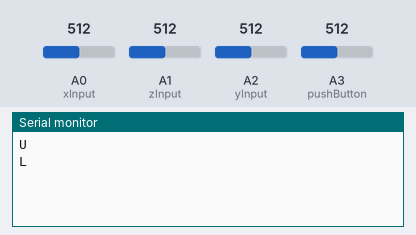
Bench run of a sketch on a simulated Arduino Uno, built with avr-gcc and run on an emulated ATmega328P. On the bench: the last lines printed to the serial monitor. Inputs (shaded band) come from the test bench; at power-on: A1 (zInput) = 512, A0 (xInput) = 512, A2 (yInput) = 512, A3 (pushButton) = 512.

Above: at 1.2 s.
1.3 s: A1 (zInput) set to 306
At 1.3 s:
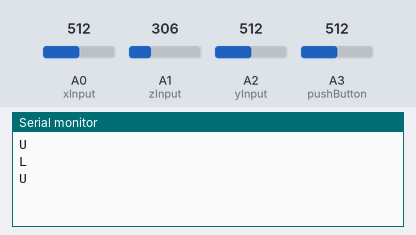
5.0 s: A0 (xInput) set to 255
At 6.6 s:
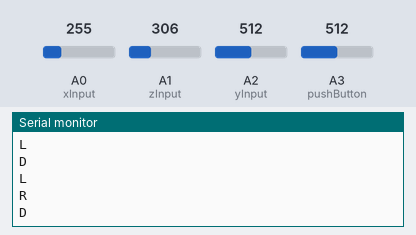

Measured:
- after the input at 5.0 s, the serial monitor: prints a new line after 0.75 s (image 2)

The sketch:

accelerometer_v2.ino
```cpp
// INSTRUCTIONS: This sketch connects the serial monitor to the python
// script. Upload this sketch on to the arduino first then run the python
// script. Always close serial monitor/plotter before running python script
// as both cannot be run simultaneously.

// INPUT VARIABLE DECLARATION: Use values from
// accelerometer_initial_calibration.ino sketch and replace these values.
int xRawMin = 399;
int xRawMax = 265;
int yRawMin = 276;
int yRawMax = 407;
int zRawMin = 262;
int zRawMax = 396;

// VARIABLE DECLARATION
const int pushButton = A3; // Button is connected to analog pin #A5
const int xInput = A0; // X-Axis Analog Pin Input (A0)
const int yInput = A2; // Y-Axis Analog Pin Input (A1)
const int zInput = A1; // Z-Axis Analog Pin Input (A2)
const int sampleSize = 20;
int xRaw, yRaw, zRaw, xScaled, yScaled, zScaled, button;
int count = 0;

void setup() {
  Serial.begin(9600);
}

void loop() {
  // Read raw values.
  xRaw = analogRead(xInput);
  yRaw = analogRead(yInput);
  zRaw = analogRead(zInput);

  // BUTTON
  button = analogRead(pushButton);
  if (button == 0) {
    while (button == 0) {
      button = analogRead(pushButton);
    }
    if (button > 0) {
      button = analogRead(pushButton);
      Serial.println('H');
    }
    button = analogRead(pushButton);
  }

  // Convert raw values to scaled values.
  xScaled = map(xRaw, xRawMax, xRawMin, -3000, 3000);
  yScaled = map(yRaw, yRawMax, yRawMin, -3000, 3000);
  zScaled = map(zRaw, zRawMax, zRawMin, -3000, 3000);

  // PYTHON CONNECTION: Prints a letter to serial monitor to press down
  // appropriate key.
  if (zScaled < -7000) {     // Jump
    Serial.println('U');
    while (zScaled < -7000 && count < 12) {
      count ++;
      zRaw = analogRead(zInput);
      zScaled = map(zRaw, zRawMax, zRawMin, -3000, 3000);
    }
    count = 0;
    while (zScaled >= -7000 && count < 40) {
      count ++;
      zRaw = analogRead(zInput);
      zScaled = map(zRaw, zRawMax, zRawMin, -3000, 3000);
    }
    count = 0;
    while (zScaled < -7000 && count < 12) {
      count ++;
      zRaw = analogRead(zInput);
      zScaled = map(zRaw, zRawMax, zRawMin, -3000, 3000);
    }
    count = 0;
    delay(800); //750
  }

  if (zScaled > -20) {       // Squat
    Serial.println('D');
    while (zScaled > -20 && count < 12) {
      count ++;
      zRaw = analogRead(zInput);
      zScaled = map(zRaw, zRawMax, zRawMin, -3000, 3000);
    }
    count = 0;
    while (zScaled <= -20 && count < 12) {
      count ++;
      zRaw = analogRead(zInput);
      zScaled = map(zRaw, zRawMax, zRawMin, -3000, 3000);
    }
    count = 0;
    while (zScaled > -20 && count < 12) {
      count ++;
      zRaw = analogRead(zInput);
      zScaled = map(zRaw, zRawMax, zRawMin, -3000, 3000);
    }
    count = 0;
    delay(700);
  }

  if (xScaled > 1300) {       // Left
    Serial.println('L');
    count = 0;
    while (xScaled > 1300 && count < 30) {
      count ++;
      xRaw = analogRead(xInput);
      xScaled = map(xRaw, xRawMax, xRawMin, -3000, 3000);
    }
    count = 0;
    while (xScaled <= 1300 && xScaled >= -1300 && count < 30) {
      count ++;
      xRaw = analogRead(xInput);
      xScaled = map(xRaw, xRawMax, xRawMin, -3000, 3000);
    }
    count = 0;
    while (xScaled < -1300 && count < 30) {
      count ++;
      xRaw = analogRead(xInput);
      xScaled = map(xRaw, xRawMax, xRawMin, -3000, 3000);
    }
    count = 0;
    delay(400);
  }

  if (xScaled < -1300) {        // Right
    Serial.println('R');
    while (xScaled < -1300 && count < 30) {
      count ++;
      xRaw = analogRead(xInput);
      xScaled = map(xRaw, xRawMax, xRawMin, -3000, 3000);
    }
    count = 0;
    while (xScaled >= -1500 && xScaled <= 1500 && count < 30) {
      count ++;
      xRaw = analogRead(xInput);
      xScaled = map(xRaw, xRawMax, xRawMin, -3000, 3000);
    }
    count = 0;
    while (xScaled > 1500 && count < 30) {
      count ++;
      xRaw = analogRead(xInput);
      xScaled = map(xRaw, xRawMax, xRawMin, -3000, 3000);
    }
    count = 0;
    delay(400);
  }

}
```
